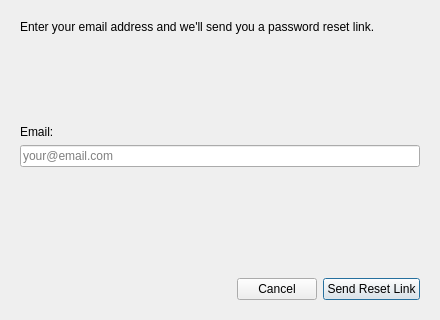
<?xml version="1.0" encoding="UTF-8"?>
<ui version="4.0">
 <class>DlgForgotPassword</class>
 <widget class="QDialog" name="DlgForgotPassword">
  <property name="geometry">
   <rect>
    <x>0</x>
    <y>0</y>
    <width>440</width>
    <height>320</height>
   </rect>
  </property>
  <property name="windowTitle">
   <string>Forgot Password</string>
  </property>
  <layout class="QVBoxLayout" name="verticalLayout">
   <item>
    <widget class="QStackedWidget" name="stackedWidget">
     <!-- Page 0: Enter Email -->
     <widget class="QWidget" name="pageEmail">
      <layout class="QVBoxLayout" name="pageEmailLayout">
       <item>
        <widget class="QLabel" name="labelInfo">
         <property name="text">
          <string>Enter your email address and we'll send you a password reset link.</string>
         </property>
         <property name="wordWrap">
          <bool>true</bool>
         </property>
        </widget>
       </item>
       <item>
        <spacer name="spacerEmail1">
         <property name="orientation">
          <enum>Qt::Vertical</enum>
         </property>
         <property name="sizeHint" stdset="0">
          <size>
           <width>20</width>
           <height>10</height>
          </size>
         </property>
        </spacer>
       </item>
       <item>
        <widget class="QLabel" name="labelEmail">
         <property name="text">
          <string>Email:</string>
         </property>
        </widget>
       </item>
       <item>
        <widget class="QLineEdit" name="lineEditEmail">
         <property name="placeholderText">
          <string>your@email.com</string>
         </property>
        </widget>
       </item>
       <item>
        <spacer name="spacerEmail2">
         <property name="orientation">
          <enum>Qt::Vertical</enum>
         </property>
         <property name="sizeHint" stdset="0">
          <size>
           <width>20</width>
           <height>20</height>
          </size>
         </property>
        </spacer>
       </item>
       <item>
        <widget class="QLabel" name="labelError">
         <property name="text">
          <string/>
         </property>
         <property name="wordWrap">
          <bool>true</bool>
         </property>
        </widget>
       </item>
       <item>
        <layout class="QHBoxLayout" name="emailButtonLayout">
         <item>
          <spacer name="emailButtonSpacer">
           <property name="orientation">
            <enum>Qt::Horizontal</enum>
           </property>
           <property name="sizeHint" stdset="0">
            <size>
             <width>40</width>
             <height>20</height>
            </size>
           </property>
          </spacer>
         </item>
         <item>
          <widget class="QPushButton" name="btnCancel">
           <property name="text">
            <string>Cancel</string>
           </property>
           <property name="autoDefault">
            <bool>false</bool>
           </property>
          </widget>
         </item>
         <item>
          <widget class="QPushButton" name="btnSendReset">
           <property name="text">
            <string>Send Reset Link</string>
           </property>
           <property name="autoDefault">
            <bool>false</bool>
           </property>
           <property name="default">
            <bool>true</bool>
           </property>
          </widget>
         </item>
        </layout>
       </item>
      </layout>
     </widget>
     <!-- Page 1: Enter Token + New Password -->
     <widget class="QWidget" name="pageToken">
      <layout class="QVBoxLayout" name="pageTokenLayout">
       <item>
        <widget class="QLabel" name="labelTokenInfo">
         <property name="text">
          <string>Paste the reset token from your email and choose a new password.</string>
         </property>
         <property name="wordWrap">
          <bool>true</bool>
         </property>
        </widget>
       </item>
       <item>
        <spacer name="spacerToken1">
         <property name="orientation">
          <enum>Qt::Vertical</enum>
         </property>
         <property name="sizeHint" stdset="0">
          <size>
           <width>20</width>
           <height>5</height>
          </size>
         </property>
        </spacer>
       </item>
       <item>
        <widget class="QLabel" name="labelToken">
         <property name="text">
          <string>Reset Token:</string>
         </property>
        </widget>
       </item>
       <item>
        <widget class="QLineEdit" name="lineEditToken">
         <property name="placeholderText">
          <string>Paste token from email</string>
         </property>
        </widget>
       </item>
       <item>
        <widget class="QLabel" name="labelNewPassword">
         <property name="text">
          <string>New Password:</string>
         </property>
        </widget>
       </item>
       <item>
        <widget class="QLineEdit" name="lineEditNewPassword">
         <property name="echoMode">
          <enum>QLineEdit::Password</enum>
         </property>
         <property name="placeholderText">
          <string>At least 8 chars, uppercase, lowercase, number</string>
         </property>
        </widget>
       </item>
       <item>
        <widget class="QLabel" name="labelConfirmPassword">
         <property name="text">
          <string>Confirm Password:</string>
         </property>
        </widget>
       </item>
       <item>
        <widget class="QLineEdit" name="lineEditConfirmPassword">
         <property name="echoMode">
          <enum>QLineEdit::Password</enum>
         </property>
         <property name="placeholderText">
          <string>Re-enter password</string>
         </property>
        </widget>
       </item>
       <item>
        <layout class="QHBoxLayout" name="tokenButtonLayout">
         <item>
          <spacer name="tokenButtonSpacer">
           <property name="orientation">
            <enum>Qt::Horizontal</enum>
           </property>
           <property name="sizeHint" stdset="0">
            <size>
             <width>40</width>
             <height>20</height>
            </size>
           </property>
          </spacer>
         </item>
         <item>
          <widget class="QPushButton" name="btnCancel2">
           <property name="text">
            <string>Cancel</string>
           </property>
           <property name="autoDefault">
            <bool>false</bool>
           </property>
          </widget>
         </item>
         <item>
          <widget class="QPushButton" name="btnResetPassword">
           <property name="text">
            <string>Reset Password</string>
           </property>
           <property name="autoDefault">
            <bool>false</bool>
           </property>
           <property name="default">
            <bool>true</bool>
           </property>
          </widget>
         </item>
        </layout>
       </item>
      </layout>
     </widget>
     <!-- Page 2: Done -->
     <widget class="QWidget" name="pageDone">
      <layout class="QVBoxLayout" name="pageDoneLayout">
       <item>
        <spacer name="spacerDone1">
         <property name="orientation">
          <enum>Qt::Vertical</enum>
         </property>
         <property name="sizeHint" stdset="0">
          <size>
           <width>20</width>
           <height>40</height>
          </size>
         </property>
        </spacer>
       </item>
       <item>
        <widget class="QLabel" name="labelDoneIcon">
         <property name="text">
          <string>&lt;html&gt;&lt;body style='text-align:center'&gt;&lt;span style='font-size:48pt;'&gt;✅&lt;/span&gt;&lt;/body&gt;&lt;/html&gt;</string>
         </property>
         <property name="alignment">
          <set>Qt::AlignCenter</set>
         </property>
        </widget>
       </item>
       <item>
        <widget class="QLabel" name="labelDone">
         <property name="text">
          <string>Password reset successfully!</string>
         </property>
         <property name="alignment">
          <set>Qt::AlignCenter</set>
         </property>
        </widget>
       </item>
       <item>
        <spacer name="spacerDone2">
         <property name="orientation">
          <enum>Qt::Vertical</enum>
         </property>
         <property name="sizeHint" stdset="0">
          <size>
           <width>20</width>
           <height>40</height>
          </size>
         </property>
        </spacer>
       </item>
       <item>
        <layout class="QHBoxLayout" name="doneButtonLayout">
         <item>
          <spacer name="doneButtonSpacer">
           <property name="orientation">
            <enum>Qt::Horizontal</enum>
           </property>
           <property name="sizeHint" stdset="0">
            <size>
             <width>40</width>
             <height>20</height>
            </size>
           </property>
          </spacer>
         </item>
         <item>
          <widget class="QPushButton" name="btnClose">
           <property name="text">
            <string>Close</string>
           </property>
           <property name="default">
            <bool>true</bool>
           </property>
          </widget>
         </item>
        </layout>
       </item>
      </layout>
     </widget>
    </widget>
   </item>
  </layout>
 </widget>
 <resources/>
 <connections>
  <connection>
   <sender>btnCancel</sender>
   <signal>clicked()</signal>
   <receiver>DlgForgotPassword</receiver>
   <slot>reject()</slot>
  </connection>
  <connection>
   <sender>btnCancel2</sender>
   <signal>clicked()</signal>
   <receiver>DlgForgotPassword</receiver>
   <slot>reject()</slot>
  </connection>
  <connection>
   <sender>btnClose</sender>
   <signal>clicked()</signal>
   <receiver>DlgForgotPassword</receiver>
   <slot>accept()</slot>
  </connection>
 </connections>
</ui>
